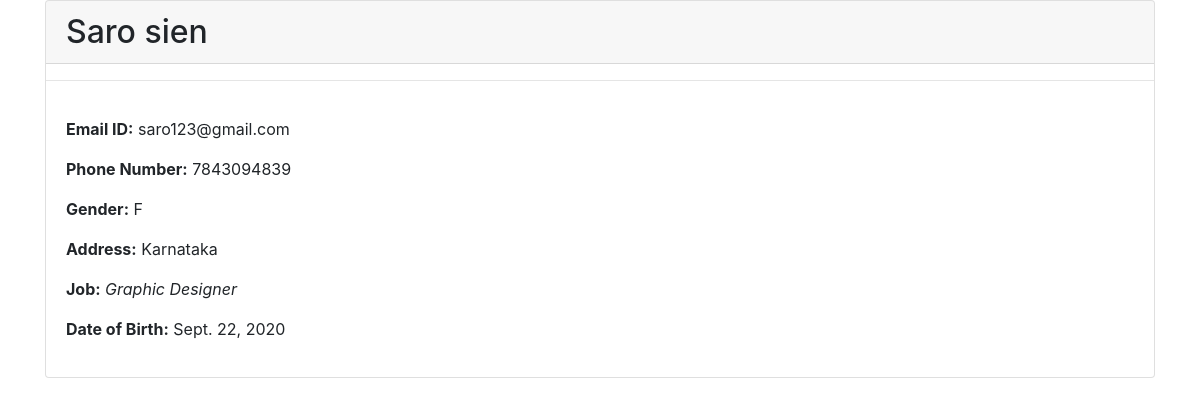
The page /employee_detail/1 on the database its author committed.
### employees/models.py (models this page shows, shortened)
class Employee(models.Model):
	Gender_choices=[
	('M','Male'),
	('F', 'Female'),
	]
	First_Name = models.CharField(max_length=50)
	Last_Name = models.CharField(max_length=50, blank=True)
	Email_id = models.EmailField()
	Phone = models.CharField(max_length=20)
	Gender = models.CharField(choices=Gender_choices, max_length=30)
	Address = models.TextField(max_length=100)
	job = models.ManyToManyField('AvailableJobs',blank=True)
	DOB = models.DateField()

class AvailableJobs(models.Model):
	name = models.CharField(max_length=100)

### employees/views.py (the view)
# urls.py: path('employee_detail/<int:employee_id>', views.employee_detail, name='employee_detail'),
def employee_detail(request, employee_id):
	try:
		employee = Employee.objects.get(id = employee_id)
	except Employee.DoesNotExist:
		raise Http404('Employee Not Found')
	return render(request, 'employee_detail.html' , {'employee':employee})

### employees/template/employee_detail.html
{% extends 'base.html' %}
{% block content %}
<div class="container">
	<div class="row">
		<div class="col-lg-12">
			<div class="card h-100">
				<h2 class="card-header"> {{employee.First_Name}} {{employee.Last_Name}} </h2>
				<hr>
  					<div class="card-body">
						<p><strong>Email ID:</strong> {{employee.Email_id}}</p>
						<p><strong>Phone Number:</strong> {{employee.Phone}}</p>
						<p><strong>Gender:</strong> {{employee.Gender}}</p>
						<p><strong>Address:</strong> {{employee.Address}}</p>
						<p><strong>Job:</strong>
						{% for job in employee.job.all %}
						<em> {{job.name}}</em>
						{% endfor %} </p>
						<p><strong>Date of Birth:</strong> {{employee.DOB }}</p>
</div>
	</div>
		</div>
			</div>
					</div>
{% endblock %}

### rows shown on the page
Employee: First_Name "Saro", Last_Name "sien", Email_id "saro123@gmail.com", Phone "7843094839", Gender "F", Address "Karnataka", DOB "Sept. 22, 2020"
AvailableJobs: name "Graphic Designer"
